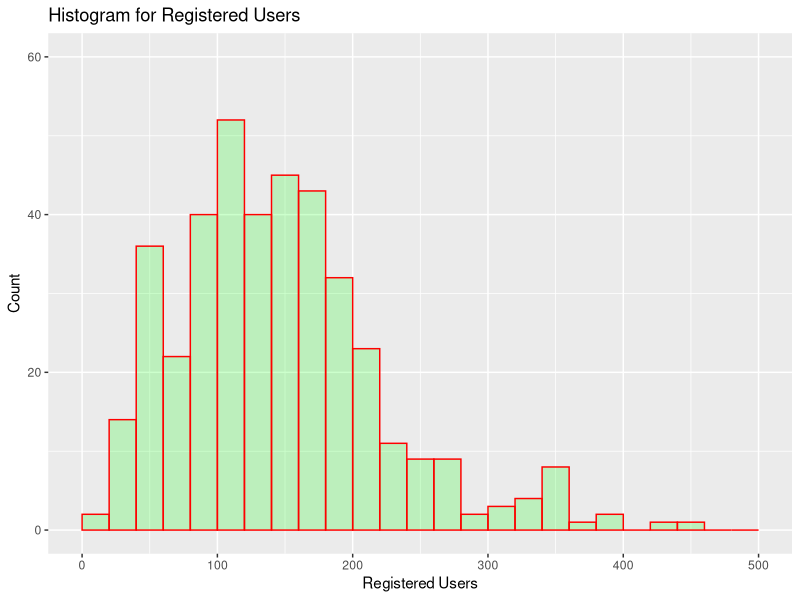
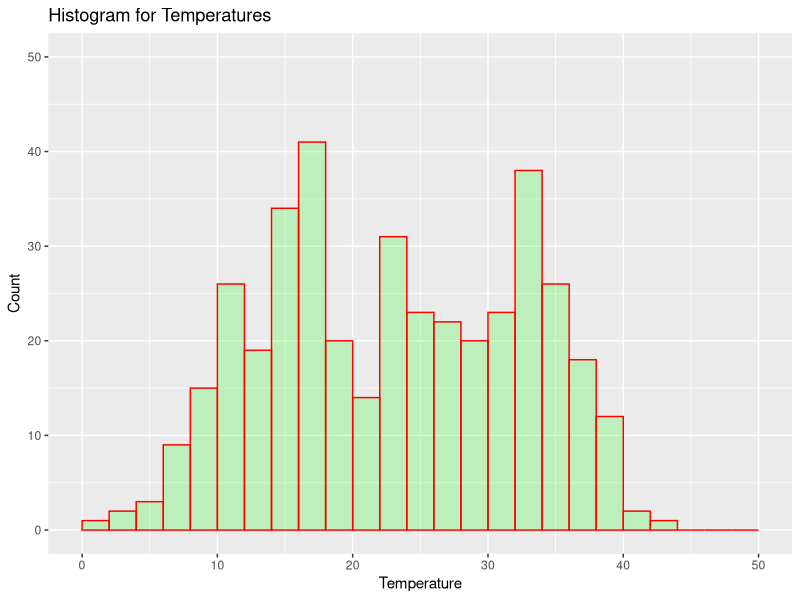
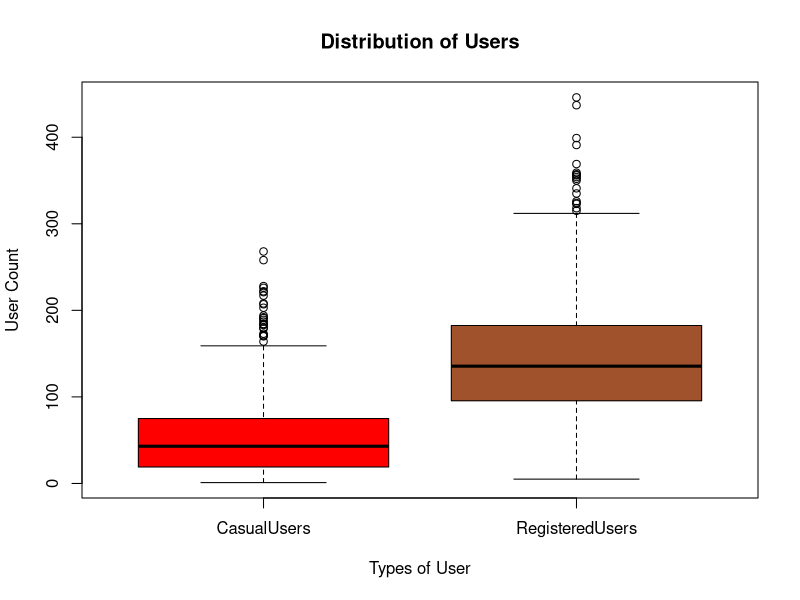
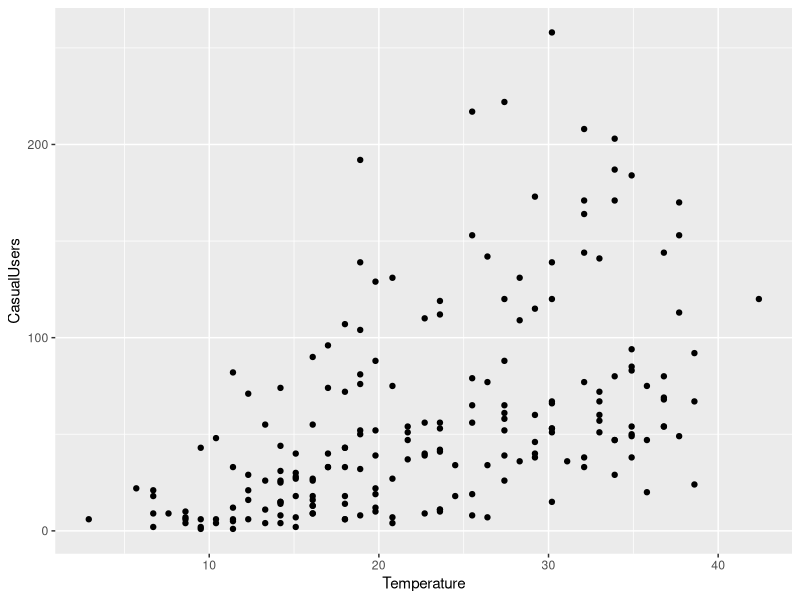
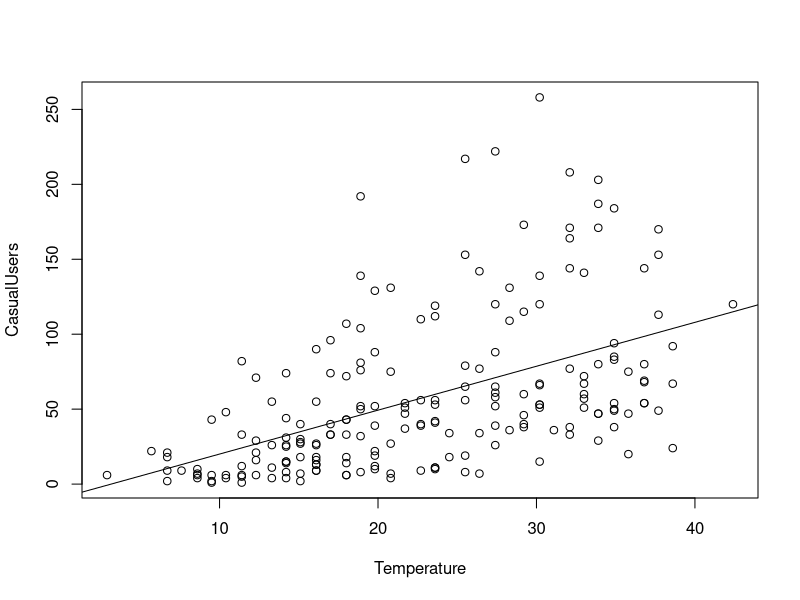
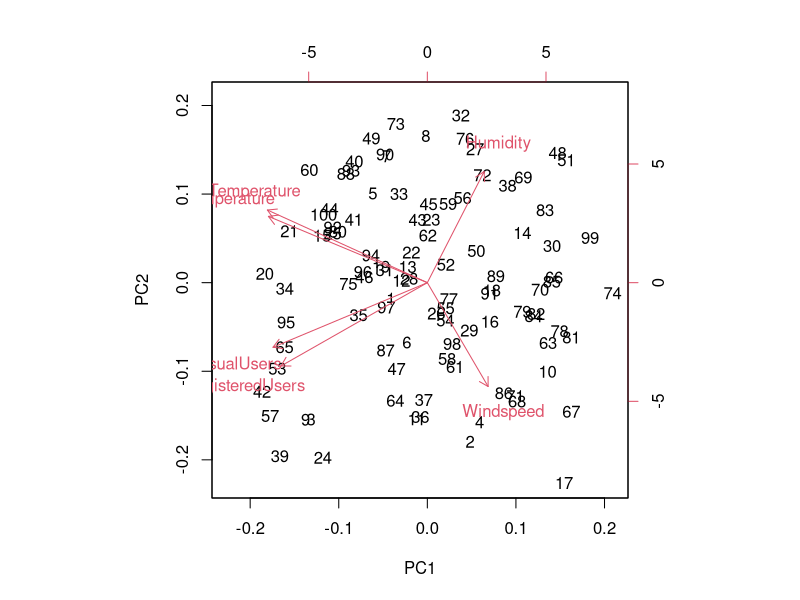
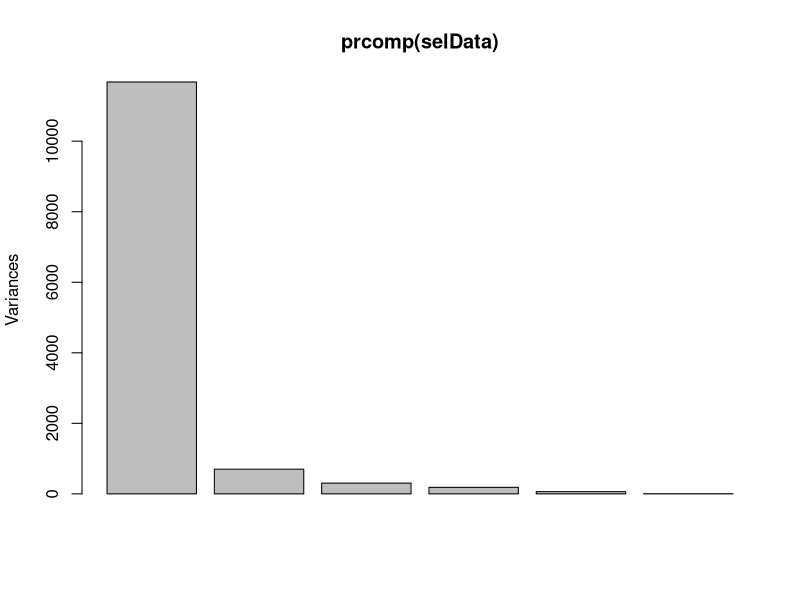
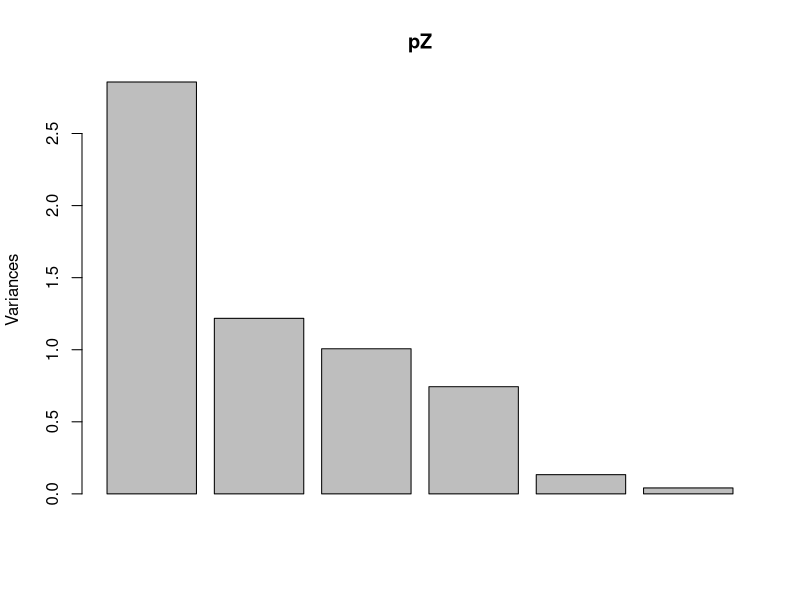

Recreate these plots in R, in order. (Note: this script raises an error after producing the figures.)
#' ---
#' title: "Multivariate And Categorical Data Analysis"
#' author: "Ritesh Kumar (218211529)"
#' date: "8/8/2018"
#' output:
#'   word_document: default
#'   pdf_document: default
#'   html_document: default
#' ---
#' 
## ----setup, include=FALSE------------------------------------------------
knitr::opts_chunk$set(echo = TRUE)

#' 
## ----claenup workspace, message=FALSE, warning=FALSE, include=FALSE------
rm(list=ls())
gc()

#' 
## ----load Library, message=FALSE, warning=FALSE, include=FALSE-----------
library(dplyr)
library(ggplot2)
library(MASS)
library(vegan)
library(kernlab)

#' 
#' # Assignment - 1
#' Bike sharing dataset (BikeShare)
#' This dataset gives the count of bikes rented between 11am - 12pm on different days and locations through the Capital Bikeshare System (operating in US cities) between 2011 and 2012. The variables include the following (9 variables):
#' 
#' Season: Categorical: 1 = Spring, 2 = Summer, 3 = Autumn (fall), 4 = Winter
#' 
#' Working day: 0 = Weekend, 1 = Workday.
#' 
#' Weather: Categorical variable
#' 
#'   1: Clear, Few clouds, Partly cloudy, Partly cloudy
#'   
#'   2: Mist + Cloudy, Mist + Broken clouds, Mist + Few clouds, Mist
#'   
#'   3: Light Snow, Light Rain + Thunderstorm + Scattered clouds, Light Rain + Scattered cloud 
#'   
#'   4: Heavy Rain + Ice Pallets + Thunderstorm Mist, Snow + Fog
#'   
#' Temperature: Temperature in Celsius.
#' 
#' `Feeling' Temperature: `Feels like' temperature, reported in Celsius.
#' 
#' Humidity: Humidity (given as a percentage).
#' 
#' Windspeed: Windspeed (measured in km/h).
#' 
#' Casual users: Count of casual users that used a bike at that time.
#' 
#' Registered users: Count of registered users that used a bike at that time.
#' 
#' ### Question-1
#' Download the txt file “BikeShareTabSep.txt” and save it to your R working directory.
#' 
#' • Assign the data to a matrix, e.g. using the.data<-as.matrix(read.table("BikeShareTabSep.txt"))
#' 
#' • Generate a sample of 400 data using the following: my.data <- the.data [sample(1:727,400),c(1:9)]
#' 
#' Save “my.data” to a text file titled “name-StudentID-BikeShareMyData.txt" using the following R code (NOTE: you must upload this text file with your submission).
#' 
#' write.table(my.data,"name-StudentID-BikeShareMyData.txt")
#' Use the sampled data (“my.data”) to answer the following questions.
#' 
## ----Q1------------------------------------------------------------------
the.data<-as.matrix(read.table("data/BikeShareTabSep.txt"))
#nrow(the.data)
my.data <- the.data [sample(1:727,400),c(1:9)]
write.table(my.data,"data/ritesh-218211529-BikeShareMyData.txt")


#' 
#' #### 1.1) Draw histograms for ‘Registered users’ and ‘Temperature’ values, and comment on them. [3 Marks]
#' 
## ----Q1.1----------------------------------------------------------------
# Column Names
col.names <- 
  c("Season", "WorkingDay", "Weather", "Temperature", "FeelingTemperature", 
    "Humidity", "Windspeed", "CasualUsers", "RegisteredUsers")
# Set the column names
colnames(my.data) <- col.names
my.data.df <- as.data.frame(my.data)

# Convert columns to categorical type
my.data.df$Season <-as.factor(my.data.df$Season)
my.data.df$WorkingDay <-as.factor(my.data.df$WorkingDay)
my.data.df$Weather <-as.factor(my.data.df$Weather)

# Data Summary
summary(my.data.df)
#View(my.data.df)

#' 
## ----Registered User Histogram-------------------------------------------
# Registered User Histogram
ggplot(
  data = my.data.df,
  aes(my.data.df$RegisteredUsers)) +
    geom_histogram(
      breaks = seq(0, 500, by = 20),
      col = "red",
      fill = "green",
      alpha = .2) +
    labs(title = "Histogram for Registered Users") +
    labs(x = "Registered Users", y="Count") + 
    xlim(c(0,500)) + 
    ylim(c(0,60))

#' 
## ----Temperature Histogram-----------------------------------------------
# Temperature Histogram
ggplot(
  data = my.data.df,
  aes(my.data.df$Temperature)) +
    geom_histogram(
      breaks = seq(0, 50, by = 2),
      col = "red",
      fill = "green",
      alpha = .2) +
    labs(title = "Histogram for Temperatures") +
    labs(x = "Temperature", y="Count") + 
    xlim(c(0,50)) + 
    ylim(c(0,50))

#' 
#' ####  1.2) Give the five number summary and the mean value for the ‘Casual users’ and the ‘Registered users’ separately. [3 Marks]
#' 
## ----Q1.2----------------------------------------------------------------
message("Five Number Summary for 'Casual Users': ")
message(sprintf(
  "Minimum value  = %s\nLower Quartile = %s\nMedian = %s\nHiger Quartile = %s\nMaximum Value = %s\n", 
  min(my.data.df$CasualUsers), 
  quantile(my.data.df$CasualUsers, 0.25),
  median(my.data.df$CasualUsers),
  quantile(my.data.df$CasualUsers, 0.75),
  max(my.data.df$CasualUsers)))

message("Mean for 'Casual Users': = ", mean(my.data.df$CasualUsers))

message("\nFive Number Summary for 'Registered users': ")
message(sprintf(
  "Minimum value  = %s\nLower Quartile = %s\nMedian = %s\nHiger Quartile = %s\nMaximum Value = %s\n", 
  min(my.data.df$RegisteredUsers), 
  quantile(my.data.df$RegisteredUsers, 0.25),
  median(my.data.df$RegisteredUsers),
  quantile(my.data.df$RegisteredUsers, 0.75),
  max(my.data.df$RegisteredUsers)))

message("Mean for 'Registered users' = ", mean(my.data.df$RegisteredUsers))


#' 
#' ####  1.3) Draw a parallel Box plot using the two variables; ‘Casual users’ and the ‘Registered users’. Use the answers to Q1.2 and the Boxplots to compare and comment on them. [3 Marks]
#' 
## ----Q1.3----------------------------------------------------------------

boxplot(
  my.data.df[c("CasualUsers", "RegisteredUsers")], 
  main="Distribution of Users",
  xlab="Types of User", 
  ylab="User Count",
  col = c("red","sienna"),
  at = c(1,2), 
  #par(mar = c(12, 5, 4, 2) + 0.1),
  names = c("CasualUsers", "RegisteredUsers"))



#' 
#' ####  1.4) Draw a scatterplot of ‘Temperature’ and ‘Casual users’ for the first 200 data vectors selected from the “my.data” (name the axes) and comment on them [2 Marks]
#' 
## ----Q1.4----------------------------------------------------------------
ggplot(head(my.data.df,200), aes(x=Temperature, y=CasualUsers)) + 
  geom_point()
  
#scatter.smooth(x=head(my.data.df,200)$Temperature, y=head(my.data.df,200)$CasualUsers, main="CasualUsers ~ Temperature")

#' 
#' 
#' ### 1.5) Fit a linear regression model to the ‘temperature’ (as x) and the ‘casual users’ (as y) using the first 200 data vectors selected from the “my.data”. Write down the linear regression equation. Plot the line on the same scatter plot. Compute the correlation coefficient and the coefficient of Determination. Explain what these results reveal. [5 Marks]
#' 
## ----Q1.5----------------------------------------------------------------
cor(my.data.df$Temperature, my.data.df$CasualUsers) 

linearMod <- lm(CasualUsers ~ Temperature, data=my.data.df)
summary(linearMod)

{plot(CasualUsers ~ Temperature, data=head(my.data.df,200)) 
abline(lm(CasualUsers ~ Temperature, data=head(my.data.df,200)))}


#' 
#' ### Question-6 - Dimensionality Reduction: [19 Marks]
#' Use the “BikeShare” data for this question. Use the following code to load randomly selected 200 (or 100) data points. Note that only features from 4 to 9 are used here.
#' 
#'   the.data <- as.matrix(read.table("BikeShareTabSep.txt"))
#'   selData <- the.data [sample(1:727,200),c(4:9)]
#' 
#' Save “selData” to a text file titled “name-StudentID-PCASelData.txt" using the following R code (NOTE you must upload this text file with your submission).
#'   write.table(selData,"name-StudentID-PCASelData.txt")
#'   
## ----Q6------------------------------------------------------------------
data.pca <- read.table("data/BikeShareTabSep.txt")
colnames(data.pca) <- col.names
the.data.pca <- as.matrix(data.pca)
selData <- the.data.pca [sample(1:727,100),c(4:9)]

write.table(selData,"data/ritesh-218211529-PCASelData.txt")

#' 
#' ### 6.1) Conduct a principal component analysis (PCA) on this data (selData). Use the below mentioned “biplot” code (in R) to produce a scatterplot using the first two principal components. Comment on the plot. [4 Marks]
#' 
## ----Q6.1----------------------------------------------------------------

pZ <- prcomp(selData, tol = 0.01, scale = TRUE)
pZ
summary(pZ)
cor(selData)
biplot(pZ)


#' 
#' ### 6.2) Draw a graph of variance verses the principal components, and explain how this can be used to determine the correct number of principal components. [ 3 Marks]
#' 
## ----Q6.2----------------------------------------------------------------
#par(mfrow=c(3,1))
#x <- paste("PC", (seq(1,6,1)))
plot(prcomp(selData))
plot(pZ)
plot((pZ$sdev)^2, type = "b", xlab = "Principal Component", ylab = "Variance", axes = FALSE)
axis(1, at=1:6, labels=paste("PC", (seq(1,6,1))))
axis(2)
mtext(side=3, "Variance vs Principal Components")

#' 
#' ### 6.3) For the same data above (selData), compute the Euclidean distance matrix. Use the distance matrix to perform a classical multidimensional scaling (classical MDS or Metric MDS). You can use the following command.
#' 
#'   mds <- cmdscale(selData.dist) # here ‘selData.dist’ is the distance matrix
#'   
#'   Plot the results and comment on them [4 Marks]
#' 
## ----Q6.3----------------------------------------------------------------

selData.dist <- dist(selData)
mds <- cmdscale(selData.dist) 
plot(mds)


#' 
#' ### 6.4) For the same data above (selData), perform a non-metric MDS, called ‘isoMDS’ in R using number of dimensions k set to 2. Use the following command to do this:
#'   
#'   library(MASS)
#'   
#'   fit<-isoMDS(selData.dist, k=2)
#'   
#'   Plot the results of this isoMDS [2 Marks]
#' 
## ----Q6.4----------------------------------------------------------------
#library(MASS)
selData.x <- as.matrix(selData[,-1])
fit<-isoMDS(selData.dist, k=2)
plot(fit$points, type = "n", xlab="X",ylab="Y")
text(fit$points, labels = as.character(1:nrow(selData.x)))

#' 
#' ### 6.5) Draw the Shepard plot for this isoMDS results and comment on them [3 Marks]
#' 
## ----Q6.5----------------------------------------------------------------
selData.dist<-dist(selData.x)
selData.dist.mds.2 <- isoMDS(selData.dist, k=2)
selData.dist.mds.3 <- isoMDS(selData.dist, k=3)
selData.dist.mds.4 <- isoMDS(selData.dist, k=4)

selData.sh.2<- Shepard(selData.dist, selData.dist.mds.2$points)
selData.sh.3<- Shepard(selData.dist, selData.dist.mds.3$points)
selData.sh.4<- Shepard(selData.dist, selData.dist.mds.4$points)
plot(selData.sh.2, pch= ".")
lines(selData.sh.2$x, selData.sh$yf, type = "S", col="red")
plot(selData.sh.3, pch= ".")
lines(selData.sh.3$x, selData.sh$yf, type = "S", col="red")
plot(selData.sh.4, pch= ".")
lines(selData.sh.4$x, selData.sh$yf, type = "S", col="red")

#' 
#' 
#' ### 6.6) For the same data above (selData), perform a non-metric MDS, called ‘isoMDS’ in R using the number of dimensions k set to 4.
#' 
#'   library(MASS)
#' 
#'   fit<-isoMDS(selData.dist, k=4) Draw the Shepard plot for this isoMDS results and compare the plot obtained for k=2 in Q6.6 above. 
#'   
#'   Comment on them [3 Marks]
#' 
## ----Q6.6----------------------------------------------------------------
fit<-isoMDS(selData.dist, k=4)
plot(fit$points, type = "n", xlab="X",ylab="Y")
text(fit$points, labels = as.character(1:nrow(selData.x)))

#' 
#' ### Question-7 - Clustering: [14 marks]
#' 
#' ### 7.1) K-Means clustering: Use the data file “SITdata2018.txt” provided in CloudDeakin for this question. Load the file “SITdata2018.txt” using the following:
#' 
#' zz<-read.table("SITdata2018.txt")
#' 
#' zz<-as.matrix(zz)
#' 
## ----Q7.1----------------------------------------------------------------

zz<-read.table("data/SITdata2018.txt")
zz<-as.matrix(zz)
# zz

#' 
## ----7.1.a---------------------------------------------------------------
# a) Draw a scatter plot of the data. [1 mark].
plot(zz)

#' 
## ----7.1.b---------------------------------------------------------------
# b) State the number of classes/clusters that can be found in the “SITdata2018” (zz) [1 marks].

#' 
## ----7.1.c---------------------------------------------------------------
# c) Use the above number of classes as the k value and perform the k-means clustering on that data. Show the results using a scatterplot. Comment on the clusters obtained. [4 Marks]
cl <-kmeans(zz, 4, nstart= 25)
plot(zz, col = cl$cluster)
points(cl$centers, col = 1:5, pch= 8)

#' 
## ----7.1.d---------------------------------------------------------------
# d) Vary the number of clusters (k value) from 2 to 20 in increments of 1 and perform the k-means clustering for the above data. Record the total within sum of squares (TOTWSS) value for each k, and plot a graph of TOTWSS verses k. Explain how you can use this graph to find the correct number of classes/clusters in the data. [3 marks]
totwss <- array(,c(20,1))
for (i in 2:20)
{
print(i)
totwss[i,1]=(kmeans(zz,centers=i))$tot.withinss
print(totwss[i])
}
plot(totwss, main="total within sum of squres(totWSS) with different K value")
totwss

#' 
#' ### 7.2) Spectral Clustering: Use the same dataset (zz) and run a spectral clustering (use the number of clusters/centers as 4) on it. Show the results on a scatter plot (with colour coding). Compare these clusters with the clusters obtained using the k-means above and comment on the results. [5 Marks]
#' 
## ----7.2-----------------------------------------------------------------

#data(zz)
zz.spectral<-read.table("data/SITdata2018.txt")
zz.spectral<-as.matrix(zz.spectral)
sc.spectral<-specc(zz.spectral, centers=5)
sc.spectral
centers(sc.spectral)
size(sc.spectral)
withinss(sc.spectral)
plot(zz.spectral, col=sc.spectral)

#' 
#' Note that the `echo = FALSE` parameter was added to the code chunk to prevent printing of the R code that generated the plot.
